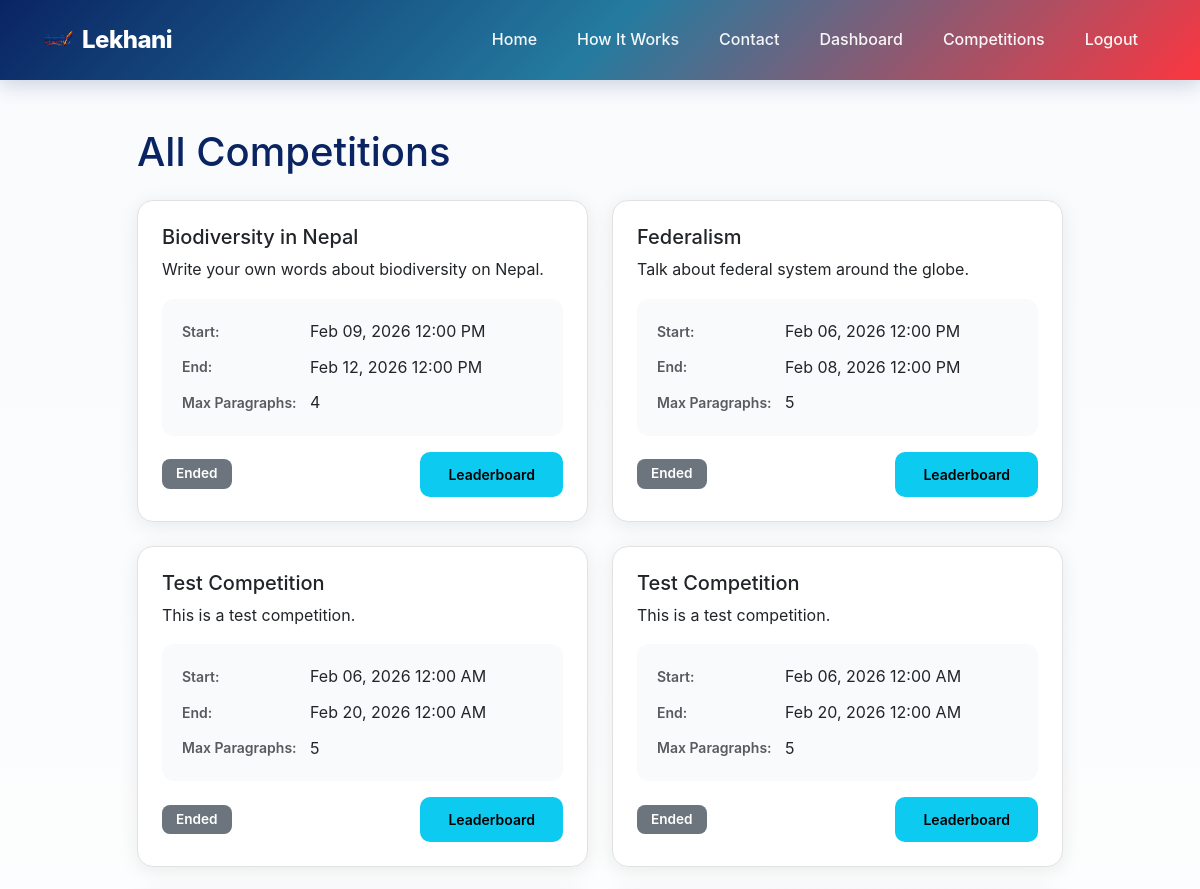
The app's page /competitions/ (signed in, upper part), older data.
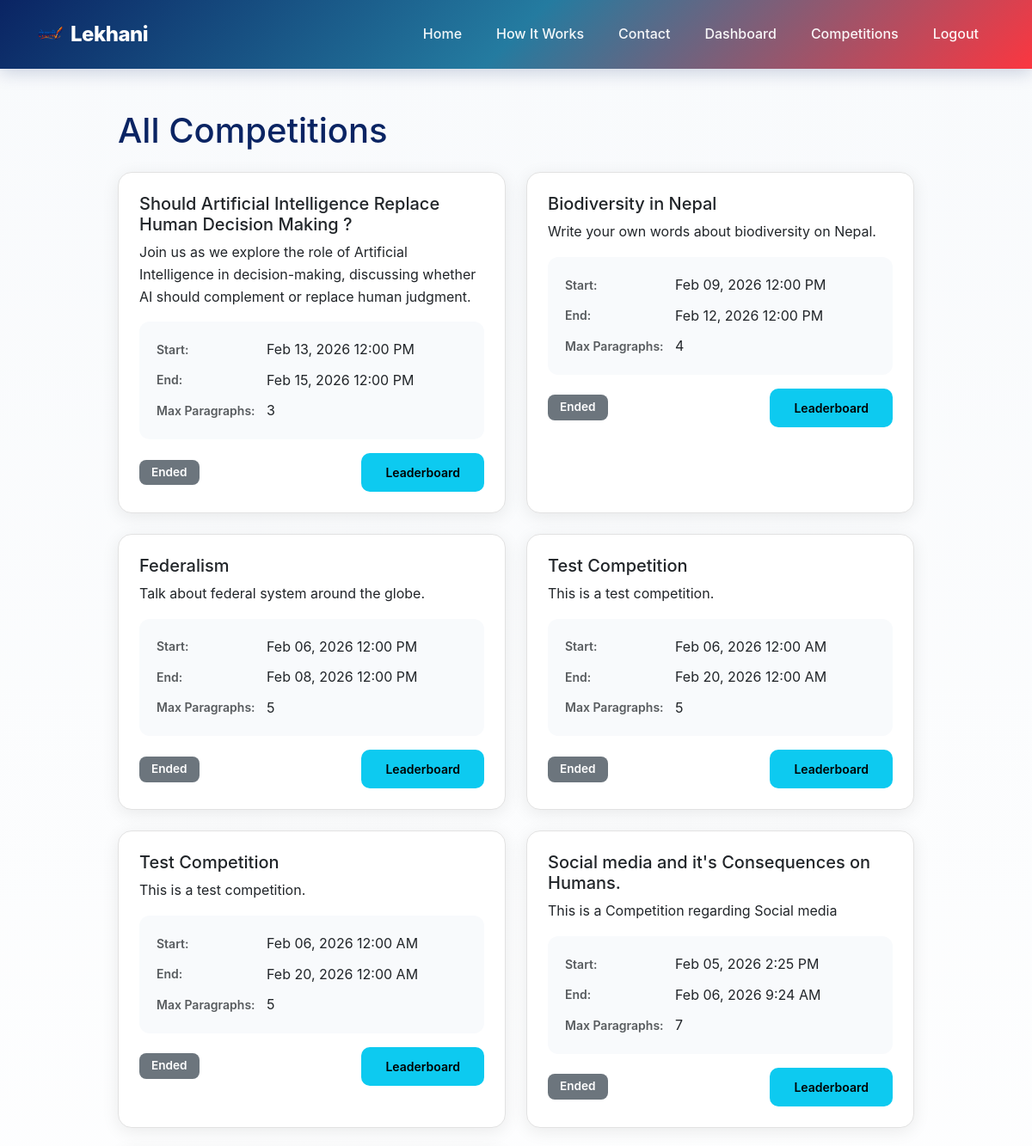
The same page, newer data.
### competition/models.py (models this page shows, shortened)
class Competition(models.Model):
    title = models.CharField(max_length=200)
    description = models.TextField()
    start_date = models.DateTimeField()
    end_date = models.DateTimeField()
    max_paragraphs = models.PositiveIntegerField()
    created_at = models.DateTimeField(auto_now_add=True)
    updated_at = models.DateTimeField(auto_now=True)
    def is_active(self):
        now = timezone.now()
        return self.start_date <= now <= self.end_date
    def has_started(self):
        return timezone.now() >= self.start_date
    def has_ended(self):
        return timezone.now() > self.end_date
    class Meta:
        ordering = ['-start_date']
        verbose_name = 'Competition'
        verbose_name_plural = 'Competitions'

### competition/views.py (the view)
# urls.py: path('competitions/', views.competition_list, name='competition_list'),
@login_required
@verified_user_required
def competition_list(request):
    competitions = Competition.objects.all()
    user_essays = {essay.competition_id: essay for essay in Essay.objects.filter(user=request.user)}
    context = {
        'competitions': competitions,
        'user_essays': user_essays,
    }
    return render(request, 'competition_list.html', context)

### competition/templates/competition_list.html (shortened to what this page needs)
{% extends 'base.html' %}
{% block content %}
<div class="container my-5">
    <div class="row">
        <div class="col-lg-10 mx-auto">
            <h1 class="mb-4">All Competitions</h1>
            {% if competitions %}
            <div class="row g-4">
                {% for competition in competitions %}
                <div class="col-md-6">
                    <div class="card competition-card h-100">
                        <div class="card-body">
                            <h5 class="card-title">{{ competition.title }}</h5>
                            <p class="card-text">
                                {{ competition.description|truncatewords:30 }}
                            </p>
                            <div class="competition-meta mb-3">
                                <div class="meta-item">
                                    <small class="text-muted">Start:</small>
                                    <span>{{ competition.start_date|date:"M d, Y g:i A" }}</span>
                                </div>
                                <div class="meta-item">
                                    <small class="text-muted">End:</small>
                                    <span>{{ competition.end_date|date:"M d, Y g:i A" }}</span>
                                </div>
                                <div class="meta-item">
                                    <small class="text-muted">Max Paragraphs:</small>
                                    <span>{{ competition.max_paragraphs }}</span>
                                </div>
                            </div>
                            <div class="d-flex justify-content-between align-items-center">
                                <div>
                                    {% if competition.is_active %}
                                    <span class="badge bg-success">Active</span>
                                    {% elif not competition.has_started %}
                                    <span class="badge bg-warning">Upcoming</span>
                                    {% else %}
                                    <span class="badge bg-secondary">Ended</span>
                                    {% endif %}
                                </div>
                                <div>
                                    {% if competition.has_ended %}
                                    <a href="{% url 'leaderboard' competition.id %}" class="btn btn-info btn-sm ms-1">
                                        Leaderboard
                                    </a>
                                    {% endif %}
                                </div>
                            </div>
                        </div>
                    </div>
                </div>
                {% endfor %}
            </div>
            {% else %}
            <div class="alert alert-info">
                No competitions available at the moment. Check back later!
            </div>
            {% endif %}
        </div>
    </div>
</div>
{% endblock %}

Row changes from the older to the newer data that the page shows:
added Competition: title "Should Artificial Intelligence Replace Human Decision Making ?", description "Join us as we explore the role of Artificial Intelligence in decision-making, discussing whether AI should complement or replace human judgment.", start_date "Feb 13, 2026 12:00 PM", end_date "Feb 15, 2026 12:00 PM", max_paragraphs "3", shows "Ended", shows "Leaderboard"
now on this page (row unchanged): Competition: title "Social media and it's Consequences on Humans.", description "This is a Competition regarding Social media", start_date "Feb 05, 2026 2:25 PM", end_date "Feb 06, 2026 9:24 AM", max_paragraphs "7", shows "Ended", shows "Leaderboard"
